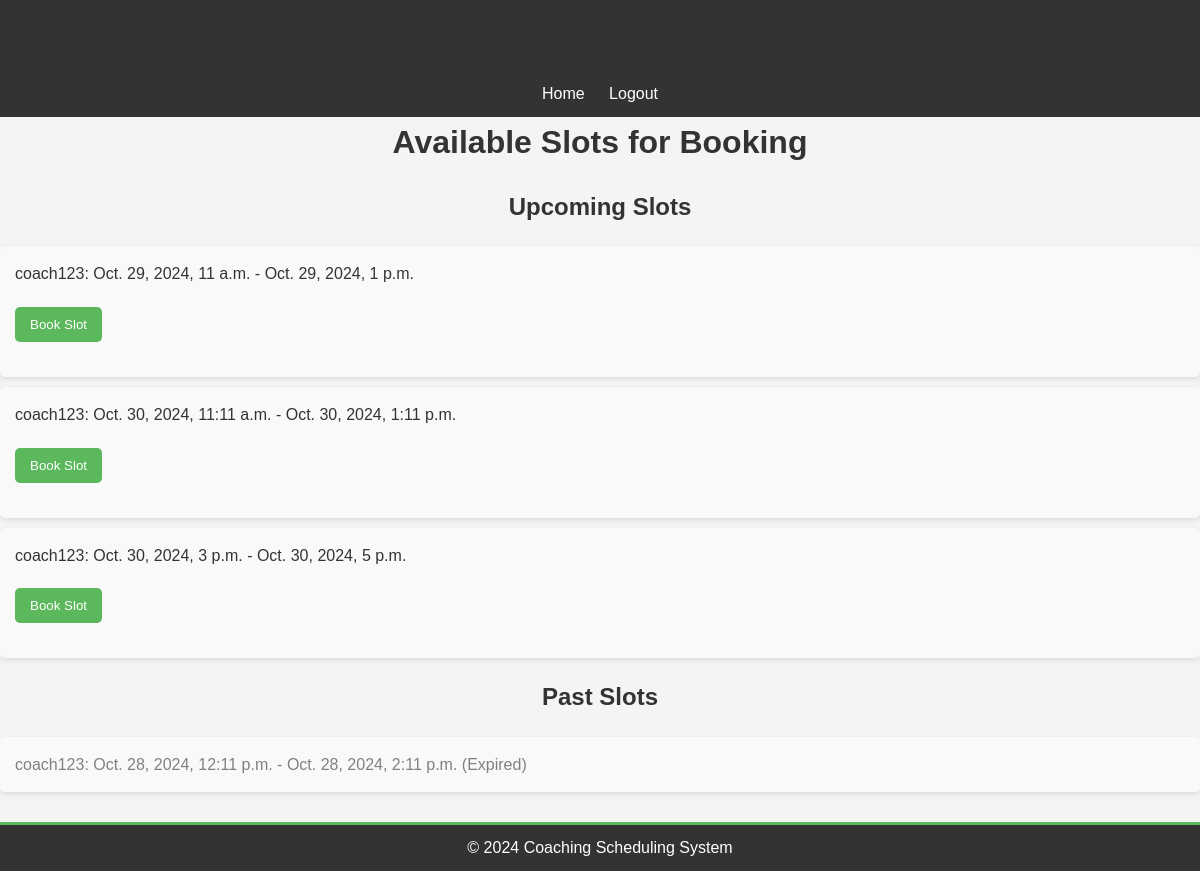
Screenshot of /available-slots/ (signed in) with the database file from the repository.
### scheduler/models.py (models this page shows, shortened)
class Slot(models.Model):
    coach = models.ForeignKey(User, on_delete=models.CASCADE, related_name='slots')
    start_time = models.DateTimeField()
    end_time = models.DateTimeField()
    student = models.ForeignKey(User, on_delete=models.SET_NULL, null=True, blank=True, related_name='booked_slots')
    satisfaction = models.IntegerField(null=True, blank=True)  # Satisfaction rating (1-5)
    notes = models.TextField(null=True, blank=True)  # Free-form notes for the call

### scheduler/views.py (the view)
# urls.py: path('available-slots/', views.available_slots, name='available_slots'),
@login_required
def available_slots(request):
    if not hasattr(request.user, 'studentprofile'):
        raise PermissionDenied
    upcoming_slots = Slot.objects.filter(student__isnull=True, start_time__gte=timezone.now()).order_by('start_time')
    past_slots = Slot.objects.filter(student__isnull=True, start_time__lt=timezone.now()).order_by('-start_time')
    return render(request, 'scheduler/available_slots.html', {
        'upcoming_slots': upcoming_slots,
        'past_slots': past_slots,
    })

### scheduler/templates/scheduler/available_slots.html (shortened to what this page needs)
<!DOCTYPE html>
<html>
<header>
    <h1>Coaching Scheduling System</h1>
    <a href="{% url 'home' %}">Home</a>
    {% if user.is_authenticated %}
        <a href="{% url 'logout' %}">Logout</a>
    {% else %}
        <a href="{% url 'login' %}">Login</a>
    {% endif %}
</header>
<head>
    <link rel="stylesheet" href="/static/css/styles.css">
</head>
<body>
    <h1>Available Slots for Booking</h1>
    <h2>Upcoming Slots</h2>
    <ul>
        {% for slot in upcoming_slots %}
            <li>
                {{ slot.coach.username }}: {{ slot.start_time }} - {{ slot.end_time }}
                <form method="POST" action="{% url 'book_slot' slot.id %}">
                    <button type="submit">Book Slot</button>
                </form>
            </li>
        {% empty %}
            <li>No upcoming slots available for booking.</li>
        {% endfor %}
    </ul>
    <h2>Past Slots</h2>
    <ul>
        {% for slot in past_slots %}
            <li class="past-slot">
                {{ slot.coach.username }}: {{ slot.start_time }} - {{ slot.end_time }} (Expired)
            </li>
        {% empty %}
            <li>No past slots available.</li>
        {% endfor %}
    </ul>
</body>
<footer>
    <p>&copy; 2024 Coaching Scheduling System</p>
</footer>
</html>

### static/css/styles.css (style rules this page uses)
* { margin: 0; padding: 0; box-sizing: border-box; }
body { font-family: Arial, sans-serif; background-color: #f4f4f4; color: #333; line-height: 1.6; margin: 0; padding: 0; }
h1, h2 { color: #333; text-align: center; margin-bottom: 20px; }
form { margin: 20px 0; }
button { background-color: #5cb85c; color: #fff; padding: 10px 15px; border: none; border-radius: 5px; cursor: pointer; }
a { color: #0275d8; text-decoration: none; }
ul { list-style: none; margin: 20px 0; padding: 0; }
li { padding: 15px; margin: 10px 0; border-radius: 5px; background-color: #f9f9f9; box-shadow: 0 2px 5px rgba(0, 0, 0, 0.1); }
.past-slot { color: gray; }
header { background: #333; color: #fff; padding: 10px 0; text-align: center; }
header a { color: #fff; margin: 0 10px; text-decoration: none; }
footer { margin-top: 30px; padding: 10px; background: #333; color: #fff; text-align: center; border-top: 3px solid #5cb85c; }

### scheduler/templates/scheduler/available_slots.html (style rules this page uses)
.past-slot { color: gray; }

### rows the page displays
Slot: coach.username "coach123", start_time "Oct. 29, 2024, 11 a.m.", end_time "Oct. 29, 2024, 1 p.m."
Slot: coach.username "coach123", start_time "Oct. 30, 2024, 11:11 a.m.", end_time "Oct. 30, 2024, 1:11 p.m."
Slot: coach.username "coach123", start_time "Oct. 30, 2024, 3 p.m.", end_time "Oct. 30, 2024, 5 p.m."
Slot: coach.username "coach123", start_time "Oct. 28, 2024, 12:11 p.m.", end_time "Oct. 28, 2024, 2:11 p.m."
